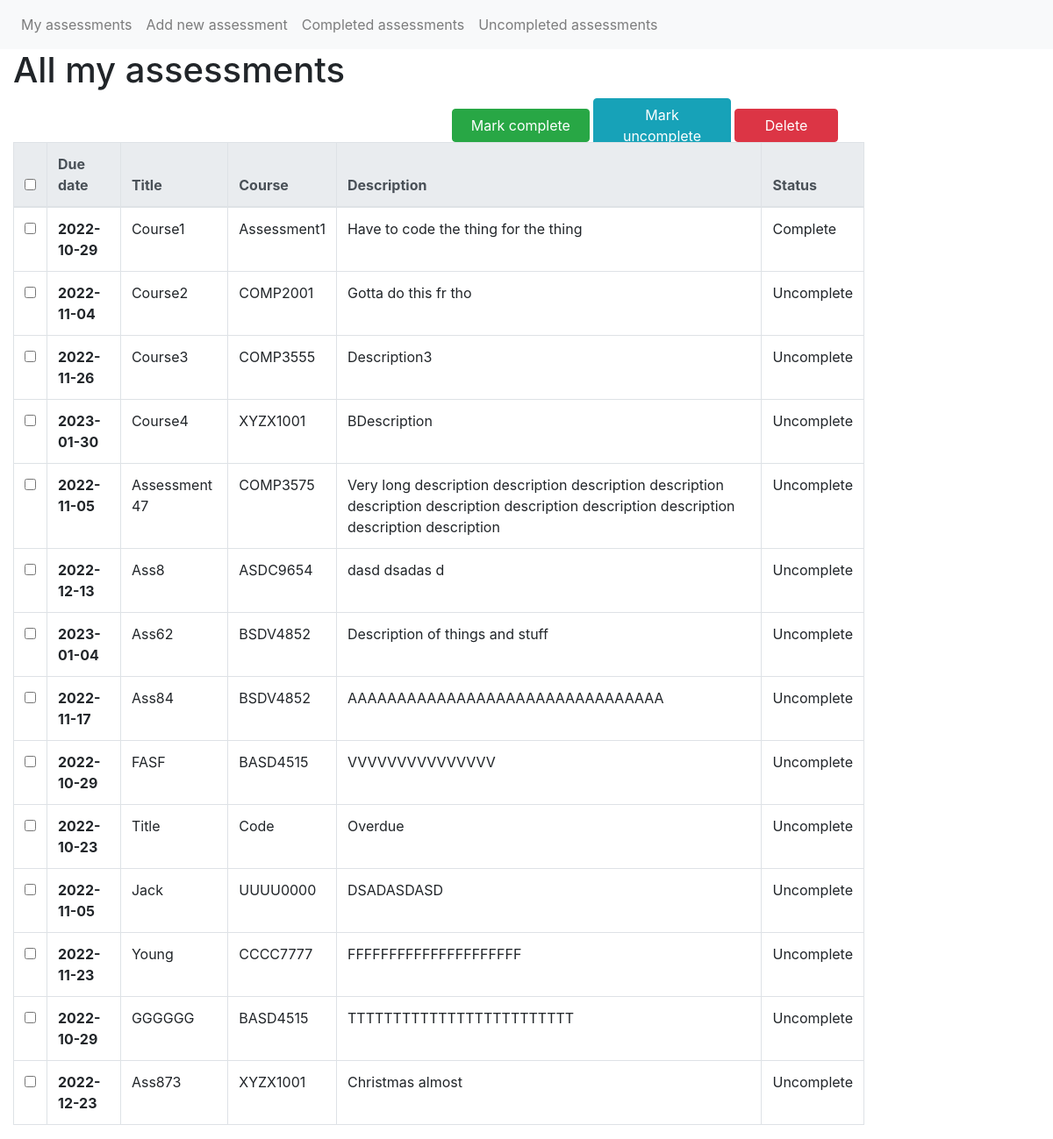
Before: / with the older database file.
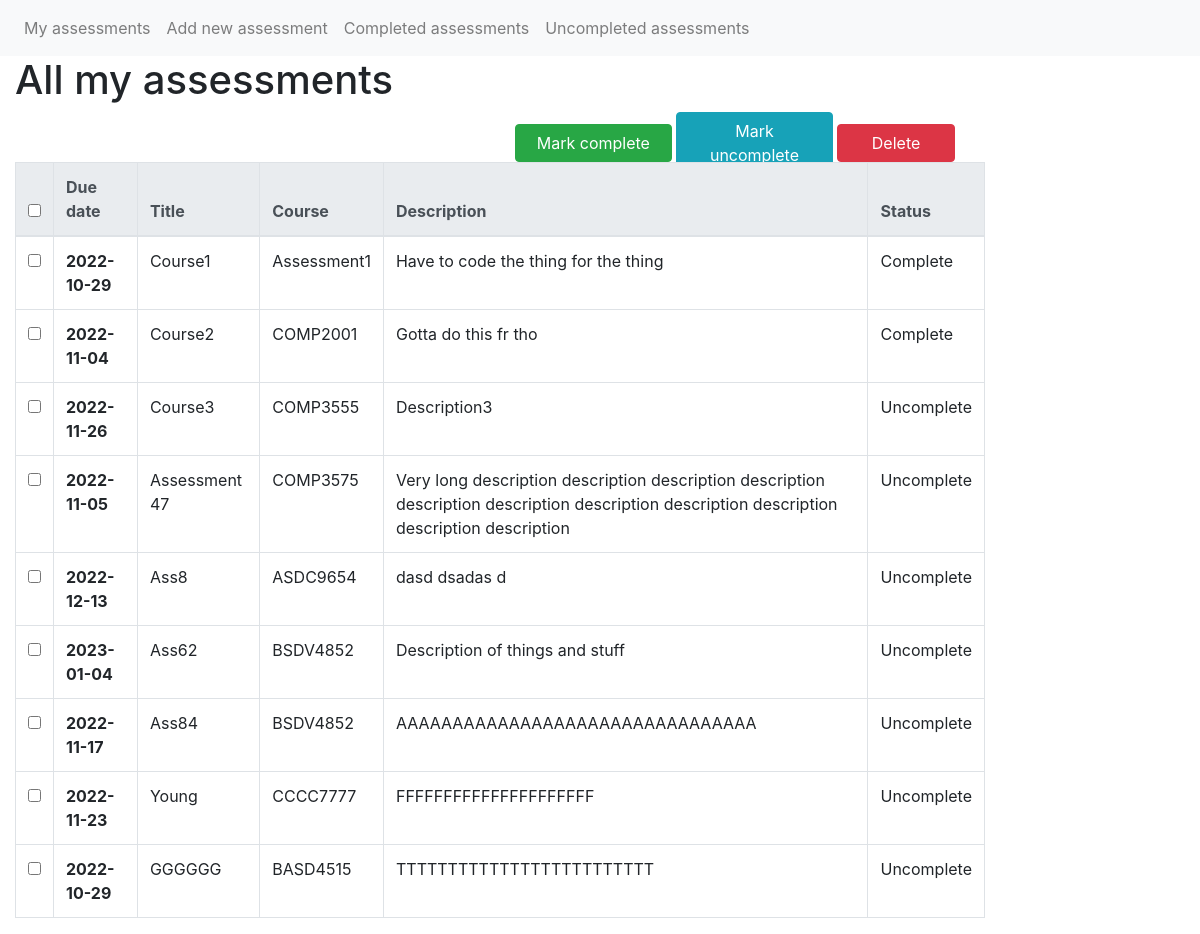
After: the same page with the newer database file.
### app/models.py (models this page shows)
class Assessment(db.Model):
    id = db.Column(db.Integer, primary_key=True)
    title = db.Column(db.String(50))
    code = db.Column(db.String(20))
    deadline = db.Column(db.Date)
    description = db.Column(db.String(1000))
    complete = db.Column(db.Boolean)

### app/views.py (the view)
@app.route('/', methods=['GET', 'POST'])
def home():
    form = FlaskForm()
    if form.validate_on_submit:
        if 'home_button' in request.form:
            globals()[request.form['home_button']](request.form.getlist('assessment_id'))
            db.session.commit()
            return redirect(url_for('home'))
    return render_template('home.html', assessments=Assessment.query.all())

### app/templates/home.html (shortened to what this page needs)
{% extends "base.html" %}
{% block content %}
<div class="container-fluid">
    <div class="row">
        <div class="col-6">
            <h1>All my assessments</h1>
        </div>
    </div>
    <body>
        <form action="" method="post" name="Home button">
            <div class="row">
                <div class="col-5 offset-5" style="height: 50px">
                    <button type="submit" name="home_button" value="complete" class="btn btn-success col-4">Mark
                        complete</button>
                    <button type="submit" name="home_button" value="uncomplete" class="btn btn-info col-4">Mark
                        uncomplete</button>
                    <button type="submit" name="home_button" value="delete" class="btn btn-danger col-3">Delete</button>
                </div>
            </div>
            <div class="row">
                <div class="col-10">
                    <table class="table table-hover table-bordered">
                        <thead class="thead-light">
                            <tr>
                                <th scope="col"><input type="checkbox"></th>
                                <th scope="col">Due date</th>
                                <th scope="col">Title</th>
                                <th scope="col">Course</th>
                                <th class="col-6">Description</th>
                                <th scope="col">Status</th>
                            </tr>
                        </thead>
                        <tbody>
                            {% for ass in assessments %}
                            <tr>
                                <td><input type="checkbox" name="assessment_id" , value="{{ ass.id }}"></td>
                                <th scope=" row">{{ ass.deadline }}</th>
                                <td>{{ ass.title }}</td>
                                <td>{{ ass.code }}</td>
                                <td>{{ ass.description }}</td>
                                <td>
                                    {% if ass.complete %}
                                    Complete
                                    {% else %}
                                    Uncomplete
                                    {% endif %}
                                </td>
                            </tr>
                            {% endfor %}
                        </tbody>
                    </table>
                </div>
        </form>
    </body>
</div>
{% endblock %}

### app/templates/base.html (shortened to what this page needs)
<!DOCTYPE html>
<html>
<head>
  <link rel="stylesheet" href="https://stackpath.bootstrapcdn.com/bootstrap/4.2.1/css/bootstrap.min.css"
>
</head>
<body>
  <nav class="navbar navbar-expand-sm navbar-light bg-light">
    <div class="collapse navbar-collapse" id="navbarSupportedContent">
      <ul class="navbar-nav mr-auto">
        <li class="nav-item"><a class="nav-link" href="/">My assessments<span class="sr-only">(current)</span></a></li>
        <li class="nav-item"><a class="nav-link" href="/add">Add new assessment</a></li>
        <li class="nav-item"><a class="nav-link" href="/completed">Completed assessments</a></li>
        <li class="nav-item"><a class="nav-link" href="/incomplete">Uncompleted assessments</a></li>
      </ul>
    </div>
  </nav>
  {% block content %}{% endblock %}
</body>
</html>

Changed rows visible on the page:
removed Assessment: deadline "2023-01-30", title "Course4", code "XYZX1001", description "BDescription", complete "Uncomplete"
removed Assessment: deadline "2022-10-29", title "FASF", code "BASD4515", description "VVVVVVVVVVVVVVV", complete "Uncomplete"
removed Assessment: deadline "2022-10-23", title "Title", code "Code", description "Overdue", complete "Uncomplete"
removed Assessment: deadline "2022-11-05", title "Jack", code "UUUU0000", description "DSADASDASD", complete "Uncomplete"
removed Assessment: deadline "2022-12-23", title "Ass873", code "XYZX1001", description "Christmas almost", complete "Uncomplete"
changed Assessment "Course2": complete "Uncomplete" → "Complete"
